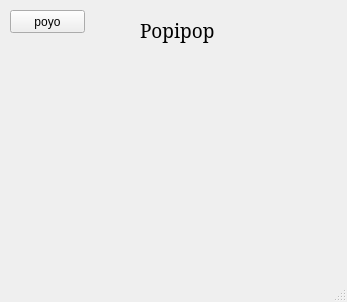
<?xml version="1.0" encoding="UTF-8"?>
<ui version="4.0">
 <class>MainWindow</class>
 <widget class="QMainWindow" name="MainWindow">
  <property name="geometry">
   <rect>
    <x>0</x>
    <y>0</y>
    <width>347</width>
    <height>302</height>
   </rect>
  </property>
  <property name="windowTitle">
   <string>MainWindow</string>
  </property>
  <widget class="QWidget" name="centralwidget">
   <widget class="QPushButton" name="pushButton">
    <property name="geometry">
     <rect>
      <x>10</x>
      <y>10</y>
      <width>75</width>
      <height>23</height>
     </rect>
    </property>
    <property name="text">
     <string>poyo</string>
    </property>
   </widget>
   <widget class="QLabel" name="label">
    <property name="geometry">
     <rect>
      <x>140</x>
      <y>10</y>
      <width>81</width>
      <height>41</height>
     </rect>
    </property>
    <property name="font">
     <font>
      <family>MS Serif</family>
      <pointsize>14</pointsize>
     </font>
    </property>
    <property name="text">
     <string>Popipop</string>
    </property>
   </widget>
  </widget>
  <widget class="QStatusBar" name="statusbar"/>
 </widget>
 <resources/>
 <connections/>
</ui>
